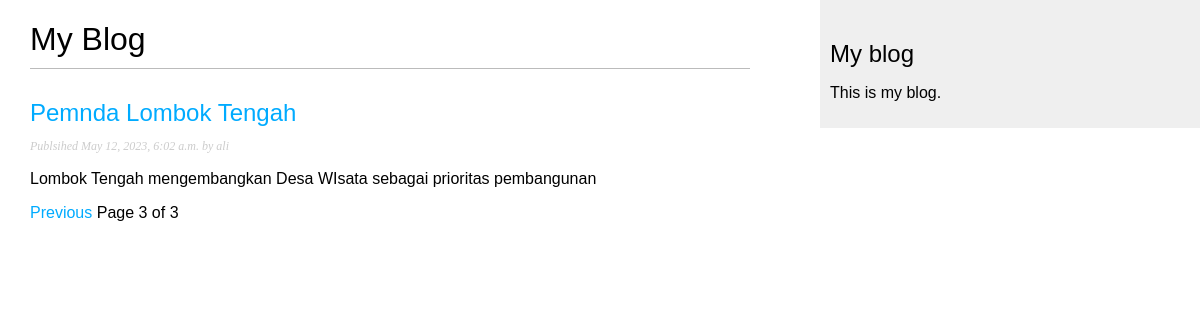
Page /blog/?page=3 on the committed database.
### blog/models.py (models this page shows, shortened)
class Post(models.Model):
    class Status(models.TextChoices):
        DRAFT= 'DF','Draft'
        PUBLISHED = 'PB','Published'
    title = models.CharField(max_length=250)
    slug = models.SlugField(max_length=250, unique_for_date='publish')
    author = models.ForeignKey(User, on_delete=models.CASCADE, related_name='blog_posts')
    body = models.TextField()
    publish = models.DateTimeField(default=timezone.now)
    created = models.DateTimeField(auto_created=True)
    updated = models.DateTimeField(auto_now=True)
    status = models.CharField(max_length=2, choices=Status.choices, default=Status.DRAFT)
    objects = models.Manager()
    published = PublishManager()
    class Meta:
        ordering = ['-publish']
        indexes = [
            models.Index(fields=['-publish'])
        ]
    def get_absolute_url(self):
        return reverse('blog:post_detail', args=[
            self.publish.year,
            self.publish.month,
            self.publish.day,
            self.slug
        ])

### blog/views.py (the view)
# urls.py: path('', views.post_list, name='post_list'),
def post_list(request):
    post_list = Post.published.all()
    paginator = Paginator(post_list, 3)
    page_number = request.GET.get('page',1)
    try:
        posts = paginator.page(page_number)
    except PageNotAnInteger:
        posts = paginator.page(1)
    except EmptyPage:
        posts = paginator.page(paginator.num_pages)
    return render(request,'blog/post/list.html',{'posts':posts})

### blog/models.py (called while the page is built)
    def get_queryset(self):
        return super().get_queryset().filter(status=Post.Status.PUBLISHED)

### blog/templates/blog/post/list.html (shortened to what this page needs)
{% extends "blog/base.html" %}
{% block content %}
    <h1>My Blog </h1>
    {% for post in posts %}
    <h2>
        <a href="{{ post.get_absolute_url }}">{{ post.title }}</a>
    </h2>
        <p class="date">
            Publsihed {{ post.publish }} by {{ post.author }}
        </p>
        {{ post.body|truncatewords:30|linebreaks}}
    {% endfor %}
    {% include 'pagination.html' with page=posts %}
{% endblock%}

### blog/static/css/blog.css (style rules this page uses)
body { margin:0; padding:0; font-family:helvetica, sans-serif; }
a { color:#00abff; text-decoration:none; }
h1 { font-weight:normal; border-bottom:1px solid #bbb; padding:0 0 10px 0; }
h2 { font-weight:normal; margin:30px 0 0; }
p.date { color:#ccc; font-family: georgia, serif; font-size: 12px; font-style: italic; }

### rows in the picture
Post: title "Pemnda Lombok Tengah", publish "May 12, 2023, 6:02 a.m.", author "ali", body "Lombok Tengah mengembangkan Desa WIsata sebagai prioritas pembangunan"

### other values in the picture
{{ page.number }} "3"
{{ page.paginator.num_pages }} "3"
